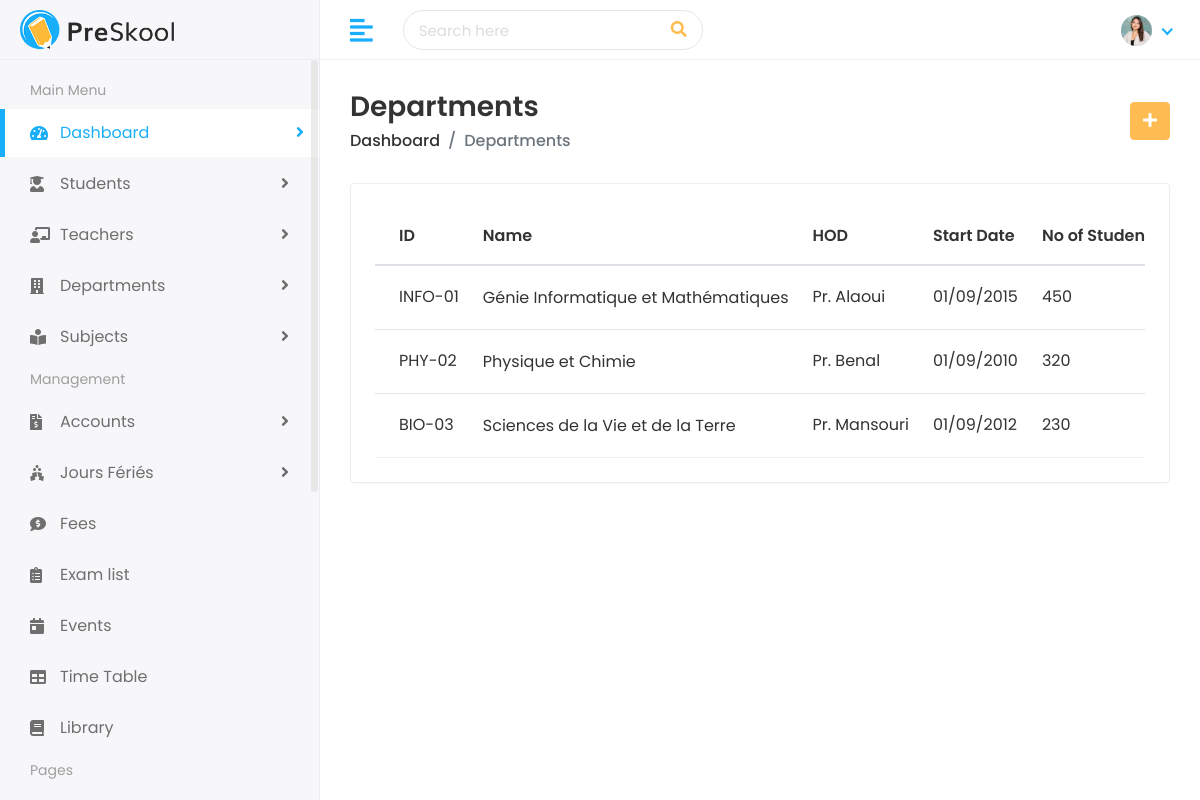
Before: /department/list/ (signed in) with the older database file.
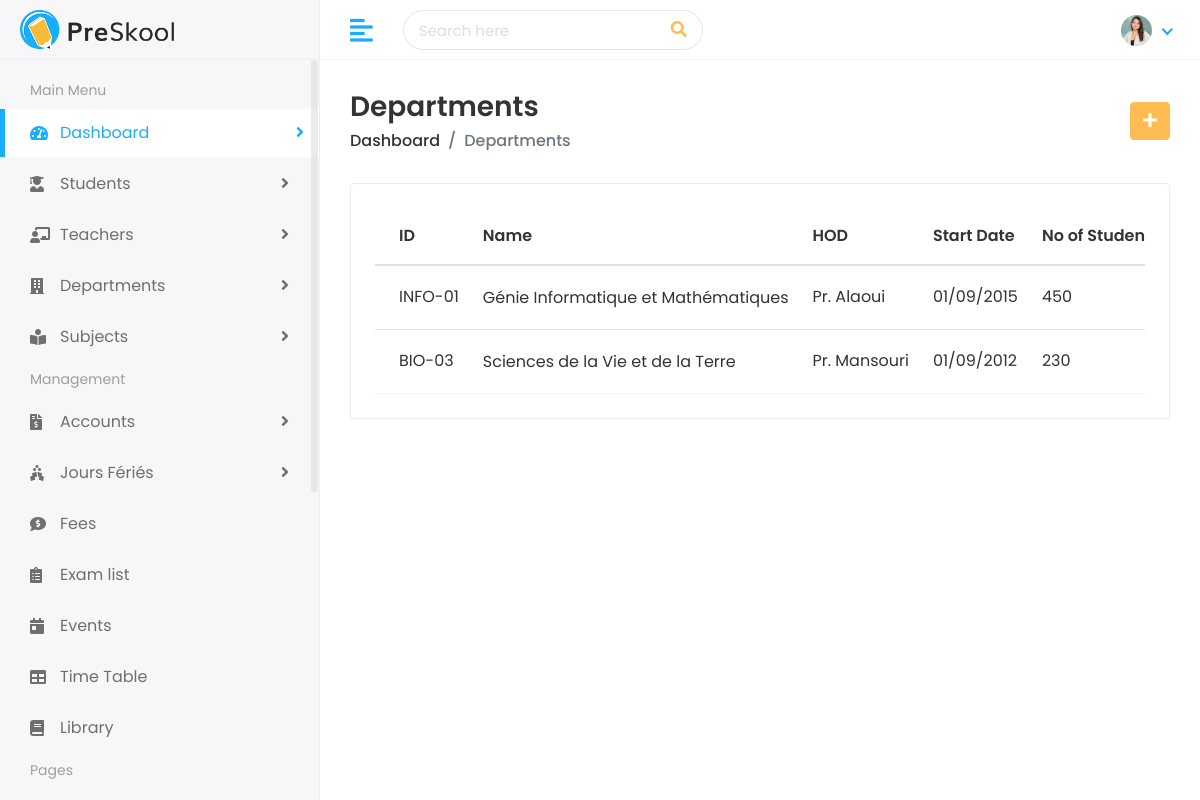
After: the same page with the newer database file.
### department/models.py (models this page shows, shortened)
class Department(models.Model):
    department_id = models.CharField(max_length=50, unique=True)
    department_name = models.CharField(max_length=100)
    head_of_department = models.CharField(max_length=100)
    start_date = models.DateField()
    no_of_students = models.IntegerField(default=0)

### department/views.py (the view)
# urls.py: path('list/', views.department_list, name='department_list'),
@admin_required
def department_list(request):
    departments = Department.objects.all()
    return render(request, 'department/departments.html', {'departments': departments})

### templates/department/departments.html (shortened to what this page needs)
{% extends 'Home/base.html' %}
{% load static %}
{% block body %}
<div class="page-wrapper">
    <div class="content container-fluid">
        <div class="page-header">
            <div class="row align-items-center">
                <div class="col">
                    <h3 class="page-title">Departments</h3>
                    <ul class="breadcrumb">
                        <li class="breadcrumb-item"><a href="{% url 'department_list' %}">Dashboard</a></li>
                        <li class="breadcrumb-item active">Departments</li>
                    </ul>
                </div>
                <div class="col-auto text-right float-right ml-auto">
                    <a href="{% url 'add_department' %}" class="btn btn-primary"><i class="fas fa-plus"></i></a>
                </div>
            </div>
        </div>
        <div class="row">
            <div class="col-sm-12">
                <div class="card card-table">
                    <div class="card-body">
                        <div class="table-responsive">
                            <table class="table table-hover table-center mb-0 datatable">
                                <thead>
                                    <tr>
                                        <th>ID</th>
                                        <th>Name</th>
                                        <th>HOD</th>
                                        <th>Start Date</th>
                                        <th>No of Students</th>
                                    </tr>
                                </thead>
                                <tbody>
                                    {% for dept in departments %}
                                    <tr>
                                        <td>{{ dept.department_id }}</td>
                                        <td>
                                            <h2><a>{{ dept.department_name }}</a></h2>
                                        </td>
                                        <td>{{ dept.head_of_department }}</td>
                                        <td>{{ dept.start_date|date:"d/m/Y" }}</td>
                                        <td>{{ dept.no_of_students }}</td>
                                    </tr>
                                    {% empty %}
                                    <tr>
                                        <td colspan="6" class="text-center">No Departments Found!</td>
                                    </tr>
                                    {% endfor %}
                                </tbody>
                            </table>
                        </div>
                    </div>
                </div>
            </div>
        </div>
    </div>
</div>
{% endblock %}

Changed rows visible on the page:
removed Department: department_id "PHY-02", department_name "Physique et Chimie", head_of_department "Pr. Benal", start_date "01/09/2010", no_of_students "320"
